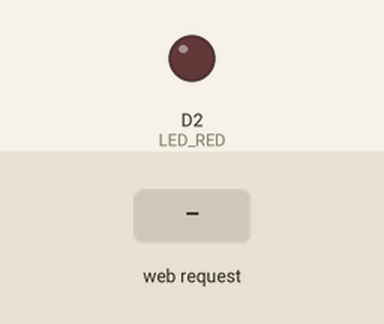
Recording of a sketch running on a simulated ESP8266 (NodeMCU). Shown: output pins drawn as LEDs (lit = HIGH). The inputs (shaded band) are chosen by the test bench. WiFi joins after 1.5 s; servers stay silent unless stated; what the sketch prints to the serial monitor is not drawn.

Above: at 2.7 s.
2.8 s: HTTP request GET /gpio/1 received
At 3.9 s:
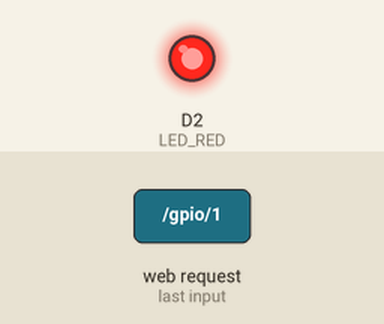
4.3 s: HTTP request GET /gpio/0 received
At 5.1 s:
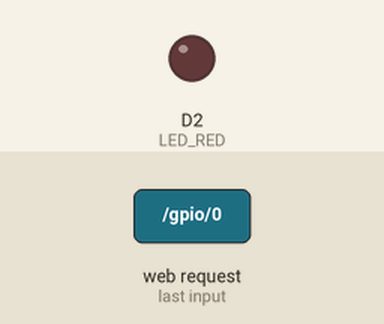
Timing chart, 0 to 7.3 s (numbered marks = the images above; inputs shaded):
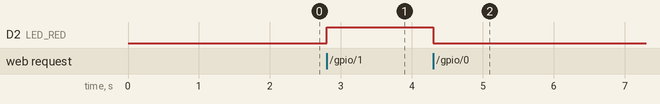

The sketch:

WiFiManualWebServer.ino
```cpp
/*
    This sketch demonstrates how to set up a simple HTTP-like server.
    The server will set a GPIO pin depending on the request
      http://server_ip/gpio/0 will set the GPIO2 low,
      http://server_ip/gpio/1 will set the GPIO2 high
    server_ip is the IP address of the ESP8266 module, will be
    printed to Serial when the module is connected.
*/

#include <ESP8266WiFi.h>

#ifndef STASSID
#define STASSID "studio24g"
#define STAPSK  "4977583973206"
#endif

#define LED_RED D2

const char* ssid = STASSID;
const char* password = STAPSK;

// Create an instance of the server
// specify the port to listen on as an argument
WiFiServer server(80);

void setup() {
  Serial.begin(115200);

  // prepare LED
  pinMode(LED_RED, OUTPUT);
  digitalWrite(LED_RED, 0);

  // Connect to WiFi network
  Serial.println();
  Serial.println();
  Serial.print(F("Connecting to "));
  Serial.println(ssid);

  WiFi.mode(WIFI_STA);
  WiFi.begin(ssid, password);

  while (WiFi.status() != WL_CONNECTED) {
    delay(500);
    Serial.print(F("."));
  }
  Serial.println();
  Serial.println(F("WiFi connected"));

  // Start the server
  server.begin();
  Serial.println(F("Server started"));

  // Print the IP address
  Serial.println(WiFi.localIP());
}

void loop() {
  // Check if a client has connected
  WiFiClient client = server.available();
  if (!client) {
    return;
  }
  Serial.println(F("new client"));

  client.setTimeout(5000); // default is 1000

  // Read the first line of the request
  String req = client.readStringUntil('\r');
  Serial.println(F("request: "));
  Serial.println(req);

  // Match the request
  int val;
  if (req.indexOf(F("/gpio/0")) != -1) {
    val = 0;
  } else if (req.indexOf(F("/gpio/1")) != -1) {
    val = 1;
  } else {
    Serial.println(F("invalid request"));
    val = digitalRead(LED_RED);
  }

  // Set LED according to the request
  digitalWrite(LED_RED, val);

  // read/ignore the rest of the request
  // do not client.flush(): it is for output only, see below
  while (client.available()) {
    // byte by byte is not very efficient
    client.read();
  }

  // Send the response to the client
  // it is OK for multiple small client.print/write,
  // because nagle algorithm will group them into one single packet
  client.print(F("HTTP/1.1 200 OK\r\nContent-Type: text/html\r\n\r\n<!DOCTYPE HTML>\r\n<html lang='es'>"));
  client.print(F("<head>\r\n<meta charset='UTF-8'>\r\n<meta http-equiv='X-UA-Compatible' content='IE=edge'>\r\n<meta name='viewport' content='width=device-width, initial-scale=1.0'>\r\n<title>Electrónica Aplicada al Internet de las Cosas</title>"));
  client.println("<style> *,*::after,*::before {margin: 0; padding: 0; box-sizing: inherit;}");
  client.println("html {font-size: 62.5%;}");
  client.println("body { font-family: Lato, sans-serif; font-weight: 400; line-height: 1.7; color: #777; padding: 2rem; box-sizing: border-box;text-align: center; }");
  client.println(".btn:link,.btn:visited {background-color: rgb(133, 228, 154);color: #fff;display: inline-block;text-transform: uppercase;text-decoration: none;margin: 1rem;padding: 1.5rem 4rem;border-radius: 5rem;transition: all .2s;position: relative; font-size: 1.5rem;}");
  client.println(".btn:active{transform: translateY(-.1rem);box-shadow: 0 .5rem 1rem rgba(0,0,0.2);}");
  client.println(".btn::after{content: "";display: inline-block;height: 100%;width: 100%;border-radius: 5rem;position: absolute;top: 0;left: 0;z-index: -1;transition: all .4s;}");
  client.println(".btn:hover{background-color: rgb(74, 141, 89);color: #fff;opacity: 50%;}");
  client.println("p { text-transform: uppercase;}");
  client.println("</style>");
  client.println("</head>");
  client.println("<body><h1>Electrónica Aplicada al Internet de las Cosas</h1><h2>Practica 6</h2><p>GPIO D2 = ");
  client.print((val) ? F("high") : F("low"));
  client.println("</p>");
  if(val){
    client.print("<a class='btn' href='http://");
    client.print(WiFi.localIP());
    client.print("/gpio/0'>Off</a>");
    }
  else {
    client.print("<a class='btn' href='http://");
    client.print(WiFi.localIP());
    client.print("/gpio/1'>On</a>");
    }

  client.println("</body>");
  client.println("</html>");
  // The client will actually be *flushed* then disconnected
  // when the function returns and 'client' object is destroyed (out-of-scope)
  // flush = ensure written data are received by the other side
  Serial.println(F("Disconnecting from client"));
}
```

Measured:
- after the input at 2.8 s, D2 (LED_RED): LOW → HIGH at once
- after the input at 4.3 s, D2 (LED_RED): HIGH → LOW at once
